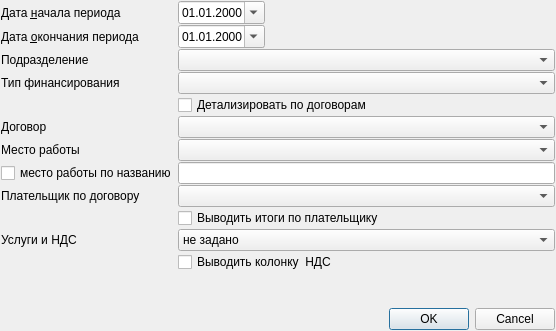
<?xml version="1.0" encoding="UTF-8"?>
<ui version="4.0">
 <class>ReportPayersSetupDialog</class>
 <widget class="QDialog" name="ReportPayersSetupDialog">
  <property name="geometry">
   <rect>
    <x>0</x>
    <y>0</y>
    <width>556</width>
    <height>331</height>
   </rect>
  </property>
  <property name="minimumSize">
   <size>
    <width>383</width>
    <height>0</height>
   </size>
  </property>
  <layout class="QGridLayout" name="gridLayout">
   <property name="margin">
    <number>1</number>
   </property>
   <property name="spacing">
    <number>1</number>
   </property>
   <item row="3" column="1" colspan="2">
    <widget class="CRBComboBox" name="cmbFinance">
     <property name="sizePolicy">
      <sizepolicy hsizetype="Expanding" vsizetype="Fixed">
       <horstretch>0</horstretch>
       <verstretch>0</verstretch>
      </sizepolicy>
     </property>
    </widget>
   </item>
   <item row="9" column="1" colspan="2">
    <widget class="QCheckBox" name="chkPrintPayerResult">
     <property name="sizePolicy">
      <sizepolicy hsizetype="Expanding" vsizetype="Fixed">
       <horstretch>0</horstretch>
       <verstretch>0</verstretch>
      </sizepolicy>
     </property>
     <property name="text">
      <string>Выводить итоги по плательщику</string>
     </property>
    </widget>
   </item>
   <item row="11" column="1" colspan="2">
    <widget class="QComboBox" name="cmbServicesIsVAT">
     <item>
      <property name="text">
       <string>не задано</string>
      </property>
     </item>
     <item>
      <property name="text">
       <string>без НДС</string>
      </property>
     </item>
     <item>
      <property name="text">
       <string>с НДС</string>
      </property>
     </item>
    </widget>
   </item>
   <item row="12" column="1" colspan="2">
    <widget class="QCheckBox" name="chkIsVAT">
     <property name="sizePolicy">
      <sizepolicy hsizetype="Expanding" vsizetype="Fixed">
       <horstretch>0</horstretch>
       <verstretch>0</verstretch>
      </sizepolicy>
     </property>
     <property name="text">
      <string>Выводить колонку  НДС</string>
     </property>
    </widget>
   </item>
   <item row="11" column="0">
    <widget class="QLabel" name="lblServicesIsVAT">
     <property name="text">
      <string>Услуги и НДС</string>
     </property>
    </widget>
   </item>
   <item row="4" column="1" colspan="2">
    <widget class="QCheckBox" name="chkDetailContracts">
     <property name="sizePolicy">
      <sizepolicy hsizetype="Expanding" vsizetype="Fixed">
       <horstretch>0</horstretch>
       <verstretch>0</verstretch>
      </sizepolicy>
     </property>
     <property name="text">
      <string>Детализировать по договорам</string>
     </property>
    </widget>
   </item>
   <item row="6" column="0">
    <widget class="QLabel" name="lblClientOrganisation">
     <property name="text">
      <string>Место работы</string>
     </property>
    </widget>
   </item>
   <item row="5" column="0">
    <widget class="QLabel" name="lblContract">
     <property name="text">
      <string>Договор</string>
     </property>
    </widget>
   </item>
   <item row="8" column="0">
    <widget class="QLabel" name="lblInsurer">
     <property name="text">
      <string>Плательщик по договору</string>
     </property>
    </widget>
   </item>
   <item row="0" column="0">
    <widget class="QLabel" name="lblBegDate">
     <property name="text">
      <string>Дата &amp;начала периода</string>
     </property>
     <property name="buddy">
      <cstring>edtBegDate</cstring>
     </property>
    </widget>
   </item>
   <item row="3" column="0">
    <widget class="QLabel" name="lblFinance">
     <property name="text">
      <string>Тип финансирования</string>
     </property>
    </widget>
   </item>
   <item row="0" column="1">
    <widget class="CDateEdit" name="edtBegDate">
     <property name="sizePolicy">
      <sizepolicy hsizetype="Maximum" vsizetype="Fixed">
       <horstretch>0</horstretch>
       <verstretch>0</verstretch>
      </sizepolicy>
     </property>
     <property name="displayFormat">
      <string>dd.MM.yyyy</string>
     </property>
     <property name="calendarPopup">
      <bool>true</bool>
     </property>
    </widget>
   </item>
   <item row="1" column="1">
    <widget class="CDateEdit" name="edtEndDate">
     <property name="sizePolicy">
      <sizepolicy hsizetype="Maximum" vsizetype="Fixed">
       <horstretch>0</horstretch>
       <verstretch>0</verstretch>
      </sizepolicy>
     </property>
     <property name="displayFormat">
      <string>dd.MM.yyyy</string>
     </property>
     <property name="calendarPopup">
      <bool>true</bool>
     </property>
    </widget>
   </item>
   <item row="1" column="0">
    <widget class="QLabel" name="lblEndDate">
     <property name="text">
      <string>Дата &amp;окончания периода</string>
     </property>
     <property name="buddy">
      <cstring>edtEndDate</cstring>
     </property>
    </widget>
   </item>
   <item row="7" column="0">
    <widget class="QCheckBox" name="chkFreeInputWork">
     <property name="text">
      <string>место работы по названию</string>
     </property>
    </widget>
   </item>
   <item row="2" column="0">
    <widget class="QLabel" name="lblOrgStructure">
     <property name="text">
      <string>Подразделение</string>
     </property>
    </widget>
   </item>
   <item row="2" column="1" colspan="2">
    <widget class="COrgStructureComboBox" name="cmbOrgStructure">
     <property name="sizePolicy">
      <sizepolicy hsizetype="Expanding" vsizetype="Fixed">
       <horstretch>0</horstretch>
       <verstretch>0</verstretch>
      </sizepolicy>
     </property>
    </widget>
   </item>
   <item row="5" column="1" colspan="2">
    <widget class="CIndependentContractComboBox" name="cmbContract">
     <property name="sizePolicy">
      <sizepolicy hsizetype="Expanding" vsizetype="Fixed">
       <horstretch>0</horstretch>
       <verstretch>0</verstretch>
      </sizepolicy>
     </property>
    </widget>
   </item>
   <item row="8" column="1" colspan="2">
    <widget class="CInsurerComboBox" name="cmbInsurer">
     <property name="sizePolicy">
      <sizepolicy hsizetype="Expanding" vsizetype="Fixed">
       <horstretch>0</horstretch>
       <verstretch>0</verstretch>
      </sizepolicy>
     </property>
    </widget>
   </item>
   <item row="6" column="1" colspan="2">
    <widget class="COrgComboBox" name="cmbClientOrganisation">
     <property name="sizePolicy">
      <sizepolicy hsizetype="Expanding" vsizetype="Fixed">
       <horstretch>0</horstretch>
       <verstretch>0</verstretch>
      </sizepolicy>
     </property>
    </widget>
   </item>
   <item row="7" column="1" colspan="2">
    <widget class="QLineEdit" name="edtFreeInputWork"/>
   </item>
   <item row="13" column="0" colspan="3">
    <spacer name="verticalSpacer">
     <property name="orientation">
      <enum>Qt::Vertical</enum>
     </property>
     <property name="sizeHint" stdset="0">
      <size>
       <width>368</width>
       <height>96</height>
      </size>
     </property>
    </spacer>
   </item>
   <item row="15" column="0" colspan="3">
    <widget class="QDialogButtonBox" name="buttonBox">
     <property name="orientation">
      <enum>Qt::Horizontal</enum>
     </property>
     <property name="standardButtons">
      <set>QDialogButtonBox::Cancel|QDialogButtonBox::Ok</set>
     </property>
    </widget>
   </item>
   <item row="0" column="2">
    <spacer name="horizontalSpacer">
     <property name="orientation">
      <enum>Qt::Horizontal</enum>
     </property>
     <property name="sizeHint" stdset="0">
      <size>
       <width>40</width>
       <height>20</height>
      </size>
     </property>
    </spacer>
   </item>
  </layout>
 </widget>
 <customwidgets>
  <customwidget>
   <class>CRBComboBox</class>
   <extends>QComboBox</extends>
   <header>library/crbcombobox.h</header>
  </customwidget>
  <customwidget>
   <class>CDateEdit</class>
   <extends>QDateEdit</extends>
   <header>library/DateEdit</header>
  </customwidget>
  <customwidget>
   <class>COrgComboBox</class>
   <extends>QComboBox</extends>
   <header>Orgs/OrgComboBox.h</header>
  </customwidget>
  <customwidget>
   <class>CInsurerComboBox</class>
   <extends>QComboBox</extends>
   <header>Orgs/OrgComboBox.h</header>
  </customwidget>
  <customwidget>
   <class>CIndependentContractComboBox</class>
   <extends>QComboBox</extends>
   <header>Orgs/OrgComboBox.h</header>
  </customwidget>
  <customwidget>
   <class>COrgStructureComboBox</class>
   <extends>QComboBox</extends>
   <header>Orgs/OrgStructComboBoxes.h</header>
  </customwidget>
 </customwidgets>
 <tabstops>
  <tabstop>edtBegDate</tabstop>
  <tabstop>edtEndDate</tabstop>
  <tabstop>cmbOrgStructure</tabstop>
  <tabstop>cmbFinance</tabstop>
  <tabstop>chkDetailContracts</tabstop>
  <tabstop>cmbContract</tabstop>
  <tabstop>cmbClientOrganisation</tabstop>
  <tabstop>chkFreeInputWork</tabstop>
  <tabstop>edtFreeInputWork</tabstop>
  <tabstop>cmbInsurer</tabstop>
  <tabstop>chkPrintPayerResult</tabstop>
  <tabstop>cmbServicesIsVAT</tabstop>
  <tabstop>chkIsVAT</tabstop>
  <tabstop>buttonBox</tabstop>
 </tabstops>
 <resources/>
 <connections>
  <connection>
   <sender>buttonBox</sender>
   <signal>accepted()</signal>
   <receiver>ReportPayersSetupDialog</receiver>
   <slot>accept()</slot>
   <hints>
    <hint type="sourcelabel">
     <x>254</x>
     <y>294</y>
    </hint>
    <hint type="destinationlabel">
     <x>157</x>
     <y>274</y>
    </hint>
   </hints>
  </connection>
  <connection>
   <sender>buttonBox</sender>
   <signal>rejected()</signal>
   <receiver>ReportPayersSetupDialog</receiver>
   <slot>reject()</slot>
   <hints>
    <hint type="sourcelabel">
     <x>322</x>
     <y>294</y>
    </hint>
    <hint type="destinationlabel">
     <x>286</x>
     <y>274</y>
    </hint>
   </hints>
  </connection>
 </connections>
</ui>
